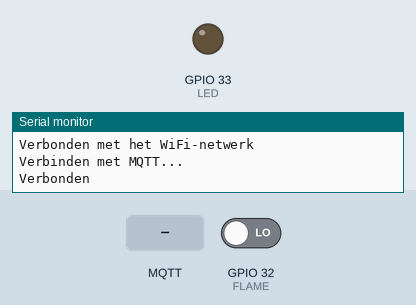
Simulated run of this sketch. Board: ESP32. Shown: output pins drawn as LEDs (lit = HIGH), the last lines printed to the serial monitor. Inputs (shaded band) come from the test bench; at power-on: GPIO 32 (FLAME) LOW. WiFi joins after 1.5 s; servers stay silent unless stated; no MQTT or app messages arrive unless stated.

Above: at 2.7 s.
2.8 s: GPIO 32 (FLAME) driven HIGH
At 3.1 s:
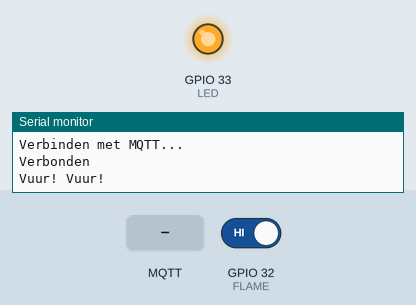
4.3 s: MQTT message "alarm/alarm/reset" arrives on the first subscribed topic
5.8 s: MQTT message "1" arrives on the first subscribed topic
7.3 s: MQTT message "on" arrives on the first subscribed topic
Timing chart, 0 to 9.8 s (numbered marks = the images above; inputs shaded):
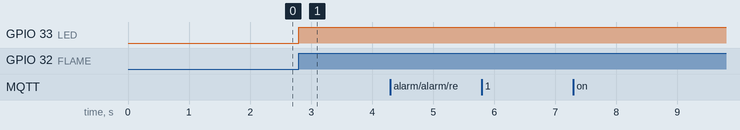

Measured:
- after the input at 2.8 s, GPIO 33 (LED): LOW → HIGH at once

The sketch:

full_code.ino
```cpp
#include <WiFi.h>
#include <PubSubClient.h>

// WiFi en MQTT server instellingen
const char* ssid = "Proximus-Home-69D8"; // WiFi SSID
const char* password = "wya7ymxdyzynd";  // WiFi wachtwoord
const char* mqttServer = "192.168.1.43"; // MQTT server IP-adres
const int mqttPort = 1883;               // MQTT server poort
const char* mqttUser = "jonaspi";        // MQTT gebruikersnaam
const char* mqttPassword = "jonaspi";    // MQTT wachtwoord
const char* clientID = "ESP32";          // Client ID voor de ESP32

// WiFi en MQTT client initialisatie
WiFiClient espClient;
PubSubClient client(espClient);

#define FLAME 32  // Aansluiting DO pin van sensor op deze pin
#define LED 33    // Pin voor LED

int status = HIGH; // Globale statusvariabele

void setup() {
  Serial.begin(9600);
  pinMode(FLAME, INPUT);  // Definieer FLAME in
  pinMode(LED, OUTPUT);   // Definieer LED output pin

  // Verbinden met WiFi
  WiFi.begin(ssid, password);
  while (WiFi.status() != WL_CONNECTED) {
    delay(500);
    Serial.println("Verbinden met WiFi...");
  }
  Serial.println("Verbonden met het WiFi-netwerk");

  // Instellen van de MQTT server
  client.setServer(mqttServer, mqttPort);
  client.setCallback(callback); // Voeg de callback functie toe
}

void loop() {
  client.loop();
  while (!client.connected()) {
    Serial.println("Verbinden met MQTT...");
    if (client.connect("ESP32Client", mqttUser, mqttPassword)) {
      Serial.println("Verbonden");
      client.subscribe("alarm/alarm/reset"); // Abonneer op het reset topic
    } else {
      Serial.print("Verbinding mislukt, status: ");
      Serial.print(client.state());
      delay(2000);
    }
  }

  int fire = digitalRead(FLAME);  // Lees de FLAME sensor

  // Als er vuur wordt gedetecteerd gaat de noodverlichtings-LED aan en wordt er gepubliceerd dat het alarm aan moet.
  if (fire == HIGH && status == HIGH) {
    digitalWrite(LED, HIGH);  // Zet de LED aan
    Serial.println("Vuur! Vuur!");
    client.publish("alarm/alarm/trigger", "vuur");  // Publiceer bericht "vuur" naar het topic alarm/alarm/trigger
    status = LOW; // Update de status naar LOW om aan te geven dat het alarm is geactiveerd
  }
}

// Callback functie om berichten te verwerken die binnenkomen via MQTT
void callback(char* topic, byte* message, unsigned int length) {
  Serial.print("Bericht ontvangen op topic: ");
  Serial.print(topic);
  Serial.print(". Bericht: ");
  String messageString;

  for (int i = 0; i < length; i++) {
    Serial.print((char)message[i]);
    messageString += (char)message[i];
  }
  Serial.println();

  // Als een bericht is ontvangen op het topic alarm/alarm/reset, controleer of het bericht "1" is.
  // Verander de status terug naar HIGH
  if (String(topic) == "alarm/alarm/reset") {
    Serial.print("Reset ontvangen: ");
    if (messageString == "1" && digitalRead(FLAME) == LOW) {
      Serial.println("BINGO");
      client.publish("alarm/alarm/trigger", "geen vuur"); // Stuur bericht "geen vuur"
      status = HIGH; // Update de globale statusvariabele
      digitalWrite(LED, LOW); // Zet de LED uit
    }
  }
}
```
